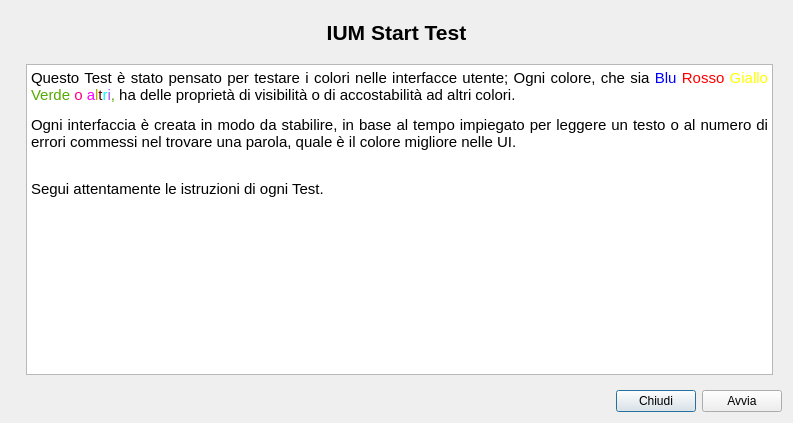
<?xml version="1.0" encoding="UTF-8"?>
<ui version="4.0">
 <class>StartDialog</class>
 <widget class="QDialog" name="StartDialog">
  <property name="geometry">
   <rect>
    <x>0</x>
    <y>0</y>
    <width>793</width>
    <height>423</height>
   </rect>
  </property>
  <property name="windowTitle">
   <string>IUM Start Test</string>
  </property>
  <layout class="QVBoxLayout" name="verticalLayout">
   <item>
    <widget class="QWidget" name="widget" native="true">
     <property name="sizePolicy">
      <sizepolicy hsizetype="Expanding" vsizetype="Expanding">
       <horstretch>0</horstretch>
       <verstretch>0</verstretch>
      </sizepolicy>
     </property>
     <layout class="QVBoxLayout" name="verticalLayout_2">
      <item>
       <widget class="QLabel" name="startLabel">
        <property name="sizePolicy">
         <sizepolicy hsizetype="Preferred" vsizetype="Minimum">
          <horstretch>0</horstretch>
          <verstretch>0</verstretch>
         </sizepolicy>
        </property>
        <property name="text">
         <string>&lt;html&gt;&lt;head/&gt;&lt;body&gt;&lt;p align=&quot;center&quot;&gt;&lt;span style=&quot; font-size:16pt; font-weight:600;&quot;&gt;IUM Start Test&lt;/span&gt;&lt;br/&gt;&lt;/p&gt;&lt;/body&gt;&lt;/html&gt;</string>
        </property>
        <property name="alignment">
         <set>Qt::AlignCenter</set>
        </property>
       </widget>
      </item>
      <item>
       <layout class="QHBoxLayout" name="horizontalLayout_2">
        <item>
         <widget class="QLabel" name="label">
          <property name="maximumSize">
           <size>
            <width>16777215</width>
            <height>16777215</height>
           </size>
          </property>
          <property name="text">
           <string>&lt;html&gt;&lt;head/&gt;&lt;body&gt;&lt;p&gt;&lt;img src=&quot;:/images/dialogo.jpg&quot;/&gt;&lt;/p&gt;&lt;/body&gt;&lt;/html&gt;</string>
          </property>
         </widget>
        </item>
        <item>
         <widget class="QTextBrowser" name="startText">
          <property name="html">
           <string>&lt;!DOCTYPE HTML PUBLIC &quot;-//W3C//DTD HTML 4.0//EN&quot; &quot;http://www.w3.org/TR/REC-html40/strict.dtd&quot;&gt;
&lt;html&gt;&lt;head&gt;&lt;meta name=&quot;qrichtext&quot; content=&quot;1&quot; /&gt;&lt;style type=&quot;text/css&quot;&gt;
p, li { white-space: pre-wrap; }
&lt;/style&gt;&lt;/head&gt;&lt;body style=&quot; font-family:'MS Shell Dlg 2'; font-size:8.25pt; font-weight:400; font-style:normal;&quot;&gt;
&lt;p align=&quot;justify&quot; style=&quot; margin-top:12px; margin-bottom:12px; margin-left:0px; margin-right:0px; -qt-block-indent:0; text-indent:0px;&quot;&gt;&lt;span style=&quot; font-family:'Ubuntu'; font-size:11pt;&quot;&gt;Questo Test è stato pensato per testare i colori nelle interfacce utente; Ogni colore, che sia &lt;/span&gt;&lt;span style=&quot; font-family:'Ubuntu'; font-size:11pt; color:#0000ff;&quot;&gt;Blu &lt;/span&gt;&lt;span style=&quot; font-family:'Ubuntu'; font-size:11pt; color:#ff0000;&quot;&gt;Rosso&lt;/span&gt;&lt;span style=&quot; font-family:'Ubuntu'; font-size:11pt;&quot;&gt; &lt;/span&gt;&lt;span style=&quot; font-family:'Ubuntu'; font-size:11pt; color:#ffff00;&quot;&gt;Giallo &lt;/span&gt;&lt;span style=&quot; font-family:'Ubuntu'; font-size:11pt; color:#55aa00;&quot;&gt;Verde &lt;/span&gt;&lt;span style=&quot; font-family:'Ubuntu'; font-size:11pt; color:#ff007f;&quot;&gt;o&lt;/span&gt;&lt;span style=&quot; font-family:'Ubuntu'; font-size:11pt; color:#55aa00;&quot;&gt; &lt;/span&gt;&lt;span style=&quot; font-family:'Ubuntu'; font-size:11pt; color:#ff00ff;&quot;&gt;a&lt;/span&gt;&lt;span style=&quot; font-family:'Ubuntu'; font-size:11pt; color:#aaaa00;&quot;&gt;l&lt;/span&gt;&lt;span style=&quot; font-family:'Ubuntu'; font-size:11pt; color:#550000;&quot;&gt;t&lt;/span&gt;&lt;span style=&quot; font-family:'Ubuntu'; font-size:11pt; color:#00ffff;&quot;&gt;r&lt;/span&gt;&lt;span style=&quot; font-family:'Ubuntu'; font-size:11pt; color:#aa55ff;&quot;&gt;i&lt;/span&gt;&lt;span style=&quot; font-family:'Ubuntu'; font-size:11pt; color:#55aa00;&quot;&gt;, &lt;/span&gt;&lt;span style=&quot; font-family:'Ubuntu'; font-size:11pt;&quot;&gt;ha delle proprietà di visibilità o di accostabilità ad altri colori. &lt;/span&gt;&lt;/p&gt;
&lt;p align=&quot;justify&quot; style=&quot; margin-top:12px; margin-bottom:12px; margin-left:0px; margin-right:0px; -qt-block-indent:0; text-indent:0px;&quot;&gt;&lt;span style=&quot; font-family:'Ubuntu'; font-size:11pt;&quot;&gt;Ogni interfaccia è creata in modo da stabilire, in base al tempo impiegato per leggere un testo o al numero di errori commessi nel trovare una parola, quale è il colore migliore nelle UI.&lt;/span&gt;&lt;/p&gt;
&lt;p align=&quot;justify&quot; style=&quot; margin-top:12px; margin-bottom:12px; margin-left:0px; margin-right:0px; -qt-block-indent:0; text-indent:0px;&quot;&gt;&lt;span style=&quot; font-family:'Ubuntu'; font-size:11pt;&quot;&gt;&lt;br /&gt;Segui attentamente le istruzioni di ogni Test.&lt;/span&gt;&lt;/p&gt;
&lt;p style=&quot; margin-top:0px; margin-bottom:0px; margin-left:0px; margin-right:0px; -qt-block-indent:0; text-indent:0px;&quot;&gt;&lt;span style=&quot; font-family:'Ubuntu'; font-size:11pt;&quot;&gt;&lt;br /&gt;&lt;/span&gt;&lt;/p&gt;&lt;/body&gt;&lt;/html&gt;</string>
          </property>
         </widget>
        </item>
       </layout>
      </item>
     </layout>
    </widget>
   </item>
   <item>
    <layout class="QHBoxLayout" name="horizontalLayout">
     <property name="topMargin">
      <number>0</number>
     </property>
     <item>
      <spacer name="horizontalSpacer">
       <property name="orientation">
        <enum>Qt::Horizontal</enum>
       </property>
       <property name="sizeHint" stdset="0">
        <size>
         <width>40</width>
         <height>20</height>
        </size>
       </property>
      </spacer>
     </item>
     <item>
      <widget class="QPushButton" name="bClose">
       <property name="text">
        <string>Chiudi</string>
       </property>
      </widget>
     </item>
     <item>
      <widget class="QPushButton" name="bStart">
       <property name="text">
        <string>Avvia</string>
       </property>
      </widget>
     </item>
    </layout>
   </item>
  </layout>
 </widget>
 <resources/>
 <connections>
  <connection>
   <sender>bStart</sender>
   <signal>clicked()</signal>
   <receiver>StartDialog</receiver>
   <slot>accept()</slot>
   <hints>
    <hint type="sourcelabel">
     <x>388</x>
     <y>308</y>
    </hint>
    <hint type="destinationlabel">
     <x>220</x>
     <y>165</y>
    </hint>
   </hints>
  </connection>
  <connection>
   <sender>bClose</sender>
   <signal>clicked()</signal>
   <receiver>StartDialog</receiver>
   <slot>reject()</slot>
   <hints>
    <hint type="sourcelabel">
     <x>297</x>
     <y>308</y>
    </hint>
    <hint type="destinationlabel">
     <x>220</x>
     <y>165</y>
    </hint>
   </hints>
  </connection>
 </connections>
</ui>
